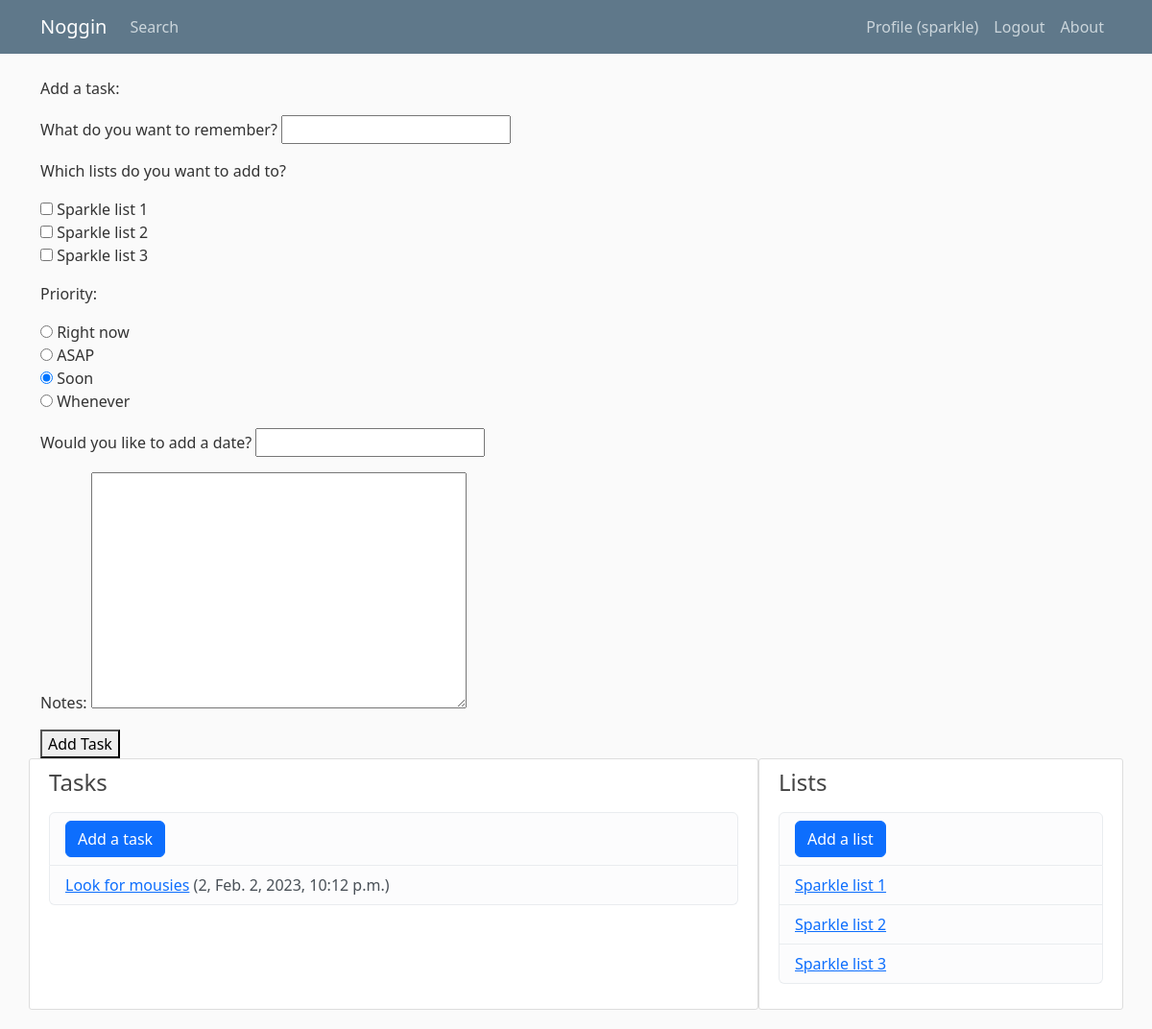
Page /new_task/ (signed in) on the earlier database version.
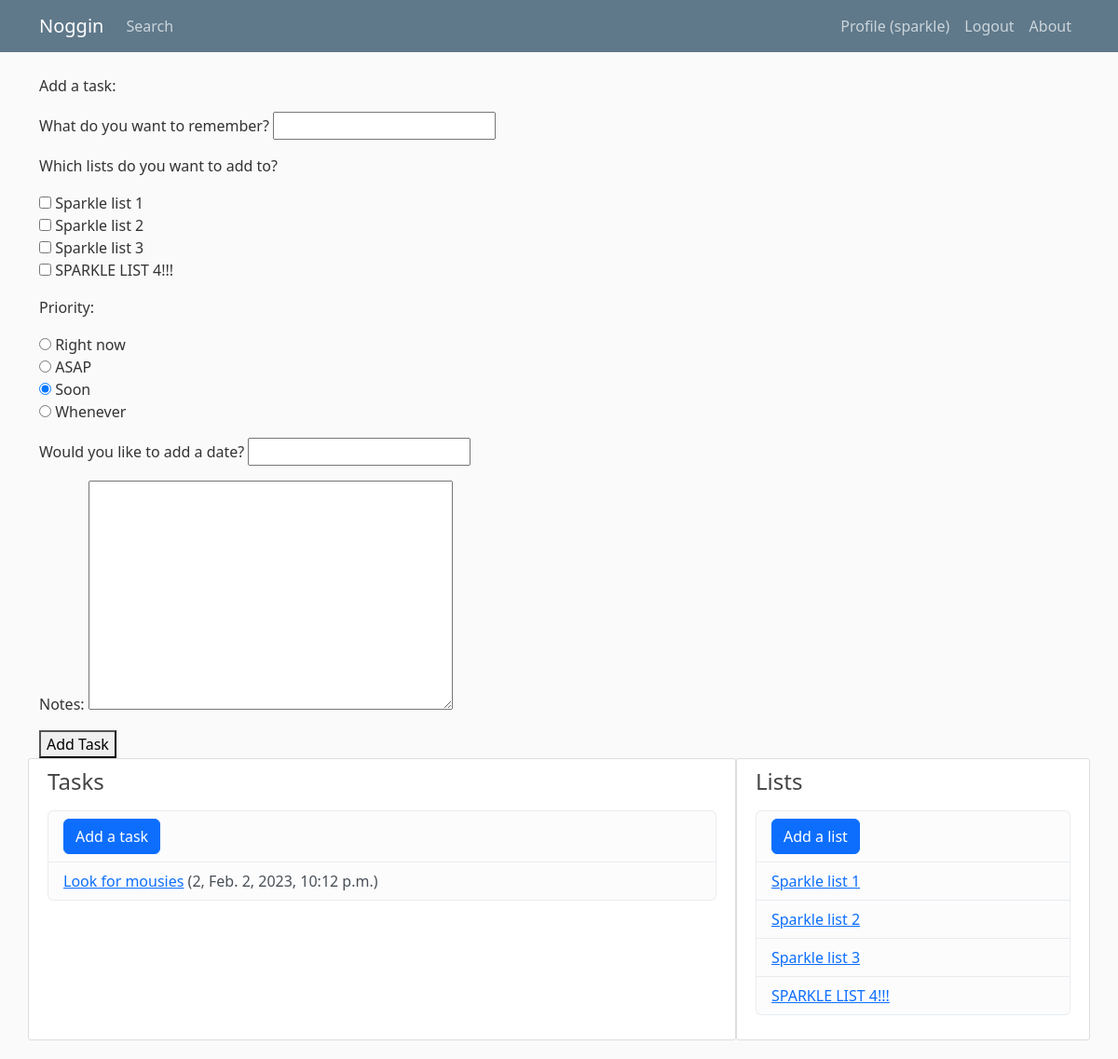
Same page on the later database version.
### tasks/models.py (models this page shows, shortened)
class Task(models.Model):
	PRIORITIES = (
		(1, 'Right now'),
		(2, 'ASAP'),
		(3, 'Soon'),
		(4, 'Whenever'),
	)
	name = models.CharField(max_length=40)
	notes = models.TextField(blank=True)
	date_added = models.DateTimeField(auto_now_add=True)
	user_date = models.DateTimeField(blank=True, null=True)
	priority = models.IntegerField(choices=PRIORITIES, default=3)
	lists = models.ManyToManyField(List, related_name='tasks')
	owner = models.ForeignKey(User, on_delete=models.CASCADE)
	class Meta:
		ordering = ['priority', '-date_added']

class List(models.Model):
	name = models.CharField(max_length=20)
	display_order = models.IntegerField(default=1)
	owner = models.ForeignKey(User, on_delete=models.CASCADE)
	class Meta:
		ordering = ['display_order']
	def __str__(self):
		return self.name

### tasks/views.py (the view, shortened to what this page needs)
# urls.py: path('new_task/', views.new_task, name='new-task'),
@login_required
def new_task(request):
	form = TaskForm(request.user)
	tasks = Task.objects.filter(owner=request.user)
	lists = List.objects.filter(owner=request.user)
	context = {"form": form, "tasks": tasks, "lists": lists}
	return render(request, 'tasks/new_task.html', context)

### tasks/forms.py
class TaskForm(forms.ModelForm):
	class Meta:
		model = Task
		fields = ('name', 'lists', 'priority', 'user_date', 'notes')
		labels = {
		'name': 'What do you want to remember?',
		'lists': 'Which lists do you want to add to?',
		'priority': 'Priority',
		'user_date': 'Would you like to add a date?'
		}
		widgets = {
		'lists': forms.CheckboxSelectMultiple,
		'priority': forms.RadioSelect,
		'user_date': forms.DateInput
		}
	def __init__(self, user, *args, **kwargs):
		super(TaskForm, self).__init__(*args, **kwargs)
		self.fields['lists'].queryset = List.objects.filter(owner=user)

### tasks/templates/tasks/new_task.html (shortened to what this page needs)
{% extends 'tasks/base.html' %}
{% block content %}
<p>Add a task:</p>
<form method="POST">
	{{ form.as_p }}
	<button type="submit">Add Task</button>
</form>
{% endblock %}

### tasks/templates/tasks/base.html (shortened to what this page needs)
{% load static %}
<!DOCTYPE html>
<html lang="en">
<head>
	<link href="https://cdn.jsdelivr.net/npm/bootstrap@5.3.0-alpha1/dist/css/bootstrap.min.css" rel="stylesheet">
	<link rel="stylesheet" type="text/css" href="{% static 'tasks/main.css' %}">
</head>
<body>
	<header class="site-header">
		<nav class="navbar navbar-expand-md navbar-dark bg-steel fixed-top">
			<div class="container">
				<a class="navbar-brand mr-4" href="{% url 'tasks-home' %}">Noggin</a>
				<div class="collapse navbar-collapse" id="navbarToggle">
					<div class="navbar-nav me-auto">
						<a class="nav-item nav-link" href="{% url 'tasks-search' %}">Search</a>
					</div>
					<div class="navbar-nav">
						{% if user.is_authenticated %}
						<a class="nav-item nav-link" href="{% url 'profile' %}">Profile ({{ user.username }})</a>
						<a class="nav-item nav-link" href="{% url 'logout' %}">Logout</a>
						{% else %}
						<a class="nav-item nav-link" href="{% url 'login' %}">Login</a>
						<a class="nav-item nav-link" href="{% url 'register' %}">Register</a>
						{% endif %}
						<a class="nav-item nav-link" href="{% url 'tasks-about' %}">About</a>
					</div>
				</div>
			</div>
		</nav>
	</header>
	<main role="main" class="container">
		<div class="row">
			<div class="col-md-8">
			{% block content %}{% endblock %}
			</div>
						<div class="content-section col-md-8">
				<h4>Tasks</h4>
				<p class='text-muted'>
					<ul class="list-group">
						<li class="list-group-item list-group-item-light"><a class="btn btn-primary me-2" href="{% url 'new-task' %}">Add a task</a></li>
						{% for task in tasks %}
						<li class="list-group-item list-group-item-light">
							<a href="{% url 'tasks-task' task.id %}">{{ task.name }}</a> ({{task.priority}}, {{task.date_added}})</li>
							{% endfor %}
						</ul>
					</p>
				</div>
				<div class="content-section col-md-4">
					<h4>Lists</h4>
					<p class='text-muted'>
						<ul class="list-group">
							<li class="list-group-item list-group-item-light"><a class="btn btn-primary me-2" href="{% url 'new-list' %}">Add a list</a></li>
							{% for list in lists %}
							<li class="list-group-item list-group-item-light">
								<a href="{% url 'tasks-list' list.id %}">{{ list.name }}</a></li>
								{% endfor %}
							</ul>
						</p>
					</div>
				</div>
			</main>
		</body>
		</html>

Differences in the rows shown:
added List: name "SPARKLE LIST 4!!!"
Other differences:
form field lists: "☐ ☐ ☐" → "☐ ☐ ☐ ☐"
text no longer shown: "What do you want to remember? Which lists do you want to add to? Sparkle list 1 Sparkle list 2 Sparkle list 3 Priority: Right now ASAP Soon Whenever Would you like to add a date? Notes:"
text now shown: "What do you want to remember? Which lists do you want to add to? Sparkle list 1 Sparkle list 2 Sparkle list 3 SPARKLE LIST 4!!! Priority: Right now ASAP Soon Whenever Would you like to add a date? Notes:"
